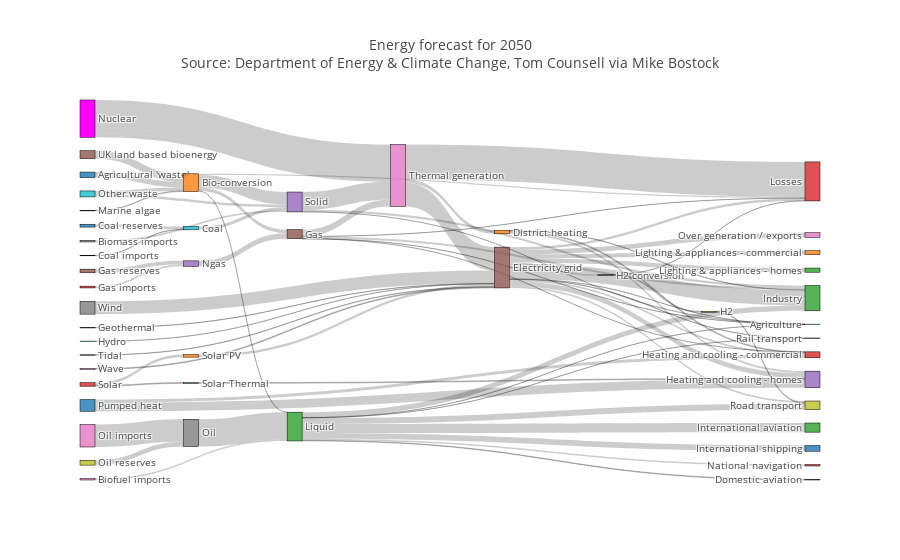

Notebook cell for this chart:
### Code cell
iplot(fig)

### Figure 1 — Plotly figure (JSON) as saved in the notebook; plotly's stock layout.template omitted (floating-point values rounded to 4 significant figures)
{"data": [{"domain": {"x": [0, 1], "y": [0, 1]}, "link": {"label": ["stream 1", "", "", "", "stream 1", "", "", "", "", "", "", "", "", "", "", "", "", "", "", "", "", "", "", "", "", "", "", "", "", "", "stream 1", "", "", "", "", "", "", "", "", "", "", "", "", "", "", "", "Old generation plant (made-up)", "New generation plant (made-up)", "", "", "", "", "", "", "", "", "", "", "", "", "", "", "", "", "", "", "", "", "", "", ""], "source": [0, 1, 1, 1, 1, 6, 7, 8, 10, 9, 11, 11, 11, 15, 15, 15, 15, 15, 15, 15, 15, 15, 15, 15, 23, 25, 5, 5, 5, 5, 5, 27, 17, 17, 28, 29, 2, 2, 2, 2, 2, 2, 2, 2, 34, 24, 35, 35, 36, 38, 37, 39, 39, 40, 40, 41, 42, 43, 43, 4, 4, 4, 26, 26, 26, 44, 45, 46, 47, 35, 35], "target": [1, 2, 3, 4, 5, 2, 4, 9, 9, 4, 12, 13, 14, 16, 14, 17, 12, 18, 19, 13, 3, 20, 21, 22, 24, 24, 13, 3, 26, 19, 12, 15, 28, 3, 18, 15, 12, 30, 18, 31, 32, 19, 33, 20, 1, 5, 26, 26, 37, 37, 2, 4, 1, 14, 13, 15, 14, 42, 41, 19, 26, 12, 15, 3, 11, 15, 1, 15, 15, 26, 26], "value": [124.7, 0.597, 26.86, 280.3, 81.14, 35, 35, 11.61, 63.97, 75.57, 10.64, 22.5, 46.18, 104.5, 113.7, 27.14, 342.2, 37.8, 4.412, 40.86, 56.69, 7.863, 90.01, 93.49, 40.72, 82.23, 0.129, 1.401, 151.9, 2.096, 48.58, 7.013, 20.9, 6.242, 20.9, 6.995, 121.1, 128.7, 135.8, 14.46, 206.3, 3.64, 33.22, 4.413, 14.38, 123.0, 500, 140.0, 504.3, 107.7, 612.0, 56.59, 77.81, 193.0, 70.67, 59.9, 19.26, 19.26, 59.9, 0.882, 400.1, 46.48, 525.5, 787.1, 79.33, 9.452, 182.0, 19.01, 289.4, 100, 100]}, "node": {"color": ["rgba(31, 119, 180, 0.8)", "rgba(255, 127, 14, 0.8)", "rgba(44, 160, 44, 0.8)", "rgba(214, 39, 40, 0.8)", "rgba(148, 103, 189, 0.8)", "rgba(140, 86, 75, 0.8)", "rgba(227, 119, 194, 0.8)", "rgba(127, 127, 127, 0.8)", "rgba(188, 189, 34, 0.8)", "rgba(23, 190, 207, 0.8)", "rgba(31, 119, 180, 0.8)", "rgba(255, 127, 14, 0.8)", "rgba(44, 160, 44, 0.8)", "rgba(214, 39, 40, 0.8)", "rgba(148, 103, 189, 0.8)", "rgba(140, 86, 75, 0.8)", "rgba(227, 119, 194, 0.8)", "rgba(127, 127, 127, 0.8)", "rgba(188, 189, 34, 0.8)", "rgba(23, 190, 207, 0.8)", "rgba(31, 119, 180, 0.8)", "rgba(255, 127, 14, 0.8)", "rgba(44, 160, 44, 0.8)", "rgba(214, 39, 40, 0.8)", "rgba(148, 103, 189, 0.8)", "rgba(140, 86, 75, 0.8)", "rgba(227, 119, 194, 0.8)", "rgba(127, 127, 127, 0.8)", "rgba(188, 189, 34, 0.8)", "rgba(23, 190, 207, 0.8)", "rgba(31, 119, 180, 0.8)", "rgba(255, 127, 14, 0.8)", "rgba(44, 160, 44, 0.8)", "rgba(214, 39, 40, 0.8)", "rgba(148, 103, 189, 0.8)", "magenta", "rgba(227, 119, 194, 0.8)", "rgba(127, 127, 127, 0.8)", "rgba(188, 189, 34, 0.8)", "rgba(23, 190, 207, 0.8)", "rgba(31, 119, 180, 0.8)", "rgba(255, 127, 14, 0.8)", "rgba(44, 160, 44, 0.8)", "rgba(214, 39, 40, 0.8)", "rgba(148, 103, 189, 0.8)", "rgba(140, 86, 75, 0.8)", "rgba(227, 119, 194, 0.8)", "rgba(127, 127, 127, 0.8)"], "label": ["Agricultural 'waste'", "Bio-conversion", "Liquid", "Losses", "Solid", "Gas", "Biofuel imports", "Biomass imports", "Coal imports", "Coal", "Coal reserves", "District heating", "Industry", "Heating and cooling - commercial", "Heating and cooling - homes", "Electricity grid", "Over generation / exports", "H2 conversion", "Road transport", "Agriculture", "Rail transport", "Lighting & appliances - commercial", "Lighting & appliances - homes", "Gas imports", "Ngas", "Gas reserves", "Thermal generation", "Geothermal", "H2", "Hydro", "International shipping", "Domestic aviation", "International aviation", "National navigation", "Marine algae", "Nuclear", "Oil imports", "Oil", "Oil reserves", "Other waste", "Pumped heat", "Solar PV", "Solar Thermal", "Solar", "Tidal", "UK land based bioenergy", "Wave", "Wind"], "line": {"color": "black", "width": 0.5}, "pad": 15, "thickness": 15}, "orientation": "h", "type": "sankey", "uid": "e6977d99-5111-4984-9e78-09a50505536f", "valueformat": ".0f", "valuesuffix": "TWh"}], "layout": {"font": {"size": 10}, "title": {"text": "Energy forecast for 2050<br>Source: Department of Energy & Climate Change, Tom Counsell via <a href='https://bost.ocks.org/mike/sankey/'>Mike Bostock</a>"}}}
